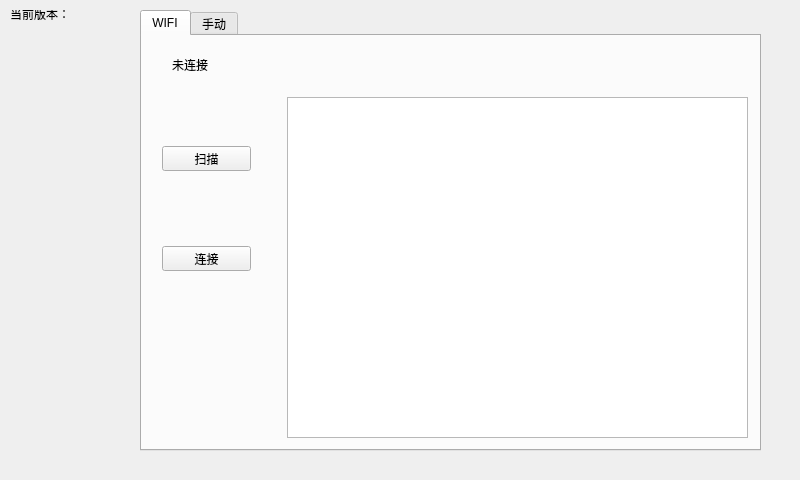
<?xml version="1.0" encoding="UTF-8"?>
<ui version="4.0">
 <class>MainWindow</class>
 <widget class="QMainWindow" name="MainWindow">
  <property name="geometry">
   <rect>
    <x>0</x>
    <y>0</y>
    <width>800</width>
    <height>480</height>
   </rect>
  </property>
  <property name="windowTitle">
   <string>MainWindow</string>
  </property>
  <widget class="QWidget" name="centralwidget">
   <widget class="QTabWidget" name="tabWidget">
    <property name="geometry">
     <rect>
      <x>140</x>
      <y>10</y>
      <width>621</width>
      <height>441</height>
     </rect>
    </property>
    <property name="currentIndex">
     <number>0</number>
    </property>
    <widget class="QWidget" name="WIFI">
     <attribute name="title">
      <string>WIFI</string>
     </attribute>
     <widget class="QListWidget" name="listWIFI">
      <property name="geometry">
       <rect>
        <x>145</x>
        <y>61</y>
        <width>461</width>
        <height>341</height>
       </rect>
      </property>
     </widget>
     <widget class="QPushButton" name="WIFIScan">
      <property name="geometry">
       <rect>
        <x>20</x>
        <y>110</y>
        <width>89</width>
        <height>25</height>
       </rect>
      </property>
      <property name="text">
       <string>扫描</string>
      </property>
     </widget>
     <widget class="QPushButton" name="connectWIFI">
      <property name="geometry">
       <rect>
        <x>20</x>
        <y>210</y>
        <width>89</width>
        <height>25</height>
       </rect>
      </property>
      <property name="text">
       <string>连接</string>
      </property>
     </widget>
     <widget class="QLabel" name="WIFIConnect">
      <property name="geometry">
       <rect>
        <x>30</x>
        <y>20</y>
        <width>67</width>
        <height>17</height>
       </rect>
      </property>
      <property name="text">
       <string>未连接</string>
      </property>
     </widget>
     <widget class="QLabel" name="WIFIName">
      <property name="geometry">
       <rect>
        <x>150</x>
        <y>20</y>
        <width>451</width>
        <height>20</height>
       </rect>
      </property>
      <property name="text">
       <string/>
      </property>
     </widget>
    </widget>
    <widget class="QWidget" name="manual">
     <attribute name="title">
      <string>手动</string>
     </attribute>
    </widget>
   </widget>
   <widget class="QLabel" name="labVerson">
    <property name="geometry">
     <rect>
      <x>10</x>
      <y>10</y>
      <width>71</width>
      <height>21</height>
     </rect>
    </property>
    <property name="text">
     <string>当前版本：
</string>
    </property>
   </widget>
   <widget class="QLabel" name="labVersonNum">
    <property name="geometry">
     <rect>
      <x>80</x>
      <y>10</y>
      <width>61</width>
      <height>21</height>
     </rect>
    </property>
    <property name="text">
     <string/>
    </property>
   </widget>
  </widget>
 </widget>
 <resources/>
 <connections/>
</ui>
